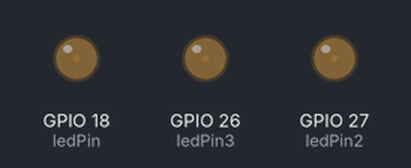
Simulated run of this sketch. Board: ESP32. On the bench: output pins drawn as LEDs (lit = HIGH).

Above: at 0.05 s.
At 2.15 s:
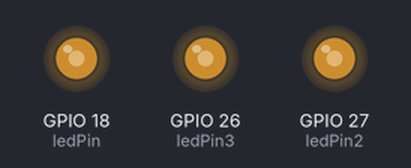
At 3.45 s:
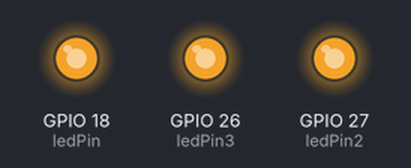
At 6.9 s:
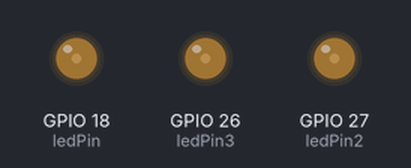
Timing chart, 0 to 10.0 s (numbered marks = the images above):
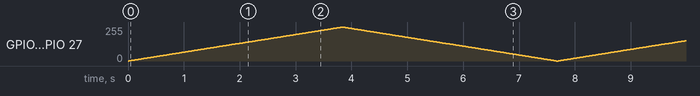

The sketch:

LED_PWM.ino
```cpp
// the number of the LED pin
const int ledPin = 18;
const int ledPin2 = 27;
const int ledPin3 = 26;

// setting PWM properties
const int freq = 5000;
const int ledChannel = 0;
const int resolution = 8;

void setup(){
  // configure LED PWM functionalitites
  ledcSetup(ledChannel, freq, resolution);

  // attach the channel to the GPIO to be controlled
  ledcAttachPin(ledPin, ledChannel);
  ledcAttachPin(ledPin2, ledChannel);
  ledcAttachPin(ledPin3, ledChannel);
}

void loop(){
  // increase the LED brightness
  for(int dutyCycle = 0; dutyCycle <= 255; dutyCycle++){
    // changing the LED brightness with PWM
    ledcWrite(ledChannel, dutyCycle);
    delay(15);
  }

  // decrease the LED brightness
  for(int dutyCycle = 255; dutyCycle >= 0; dutyCycle--){
    // changing the LED brightness with PWM
    ledcWrite(ledChannel, dutyCycle);
    delay(15);
  }
}
```
